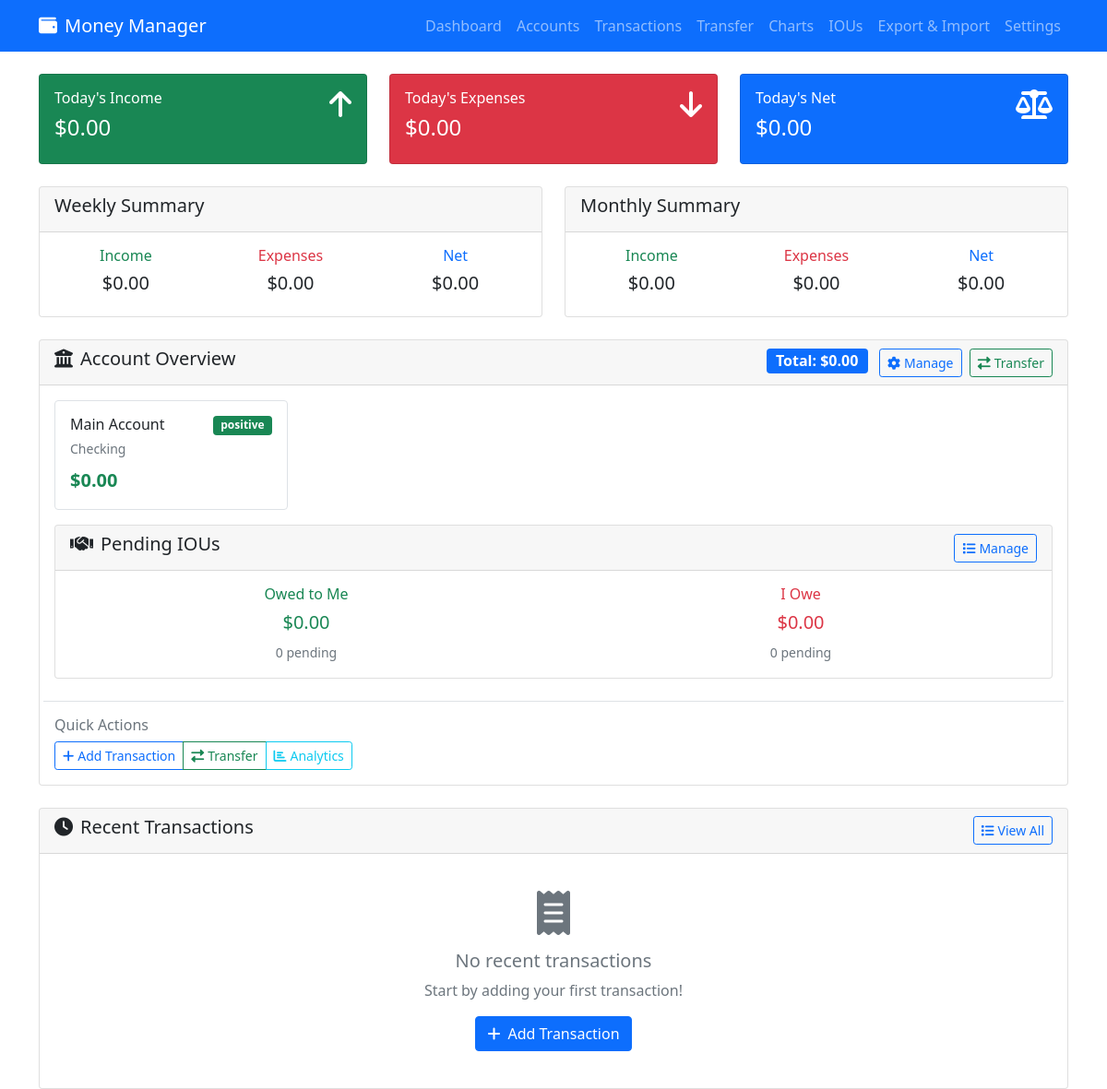
The page / on the database its author committed.
### tables this page shows
CREATE TABLE accounts (
                        id INTEGER PRIMARY KEY AUTOINCREMENT,
                        name TEXT NOT NULL UNIQUE,
                        type TEXT NOT NULL CHECK(type IN ('checking', 'savings', 'credit_card', 'investment', 'cash', 'other')),
                        description TEXT,
                        initial_balance DECIMAL(10, 2) DEFAULT 0.00,
                        current_balance DECIMAL(10, 2) DEFAULT 0.00,
                        is_active BOOLEAN DEFAULT 1,
                        created_date DATE DEFAULT CURRENT_DATE,
                        last_updated TIMESTAMP DEFAULT CURRENT_TIMESTAMP
                    );

### Money_Manager/app.py (the view)
@app.route('/')
def index():
    today_summary = database.get_summary(1)
    week_summary = database.get_summary(7)
    month_summary = database.get_summary(30)
    recent_transactions = database.get_transactions(days=7, limit=10)
    accounts_summary = database.get_account_summary()
    total_balance = 0.0
    try:
        for acc in accounts_summary:
            balance = float(acc.get('current_balance', 0.0))
            total_balance += balance
            app.logger.debug(f"Account {acc.get('name', 'Unknown')}: ${balance:.2f}")
        app.logger.info(f"Total portfolio balance calculated: ${total_balance:.2f}")
    except Exception as e:
        app.logger.error(f"Error calculating total balance: {e}")
        total_balance = 0.0
    try:
        pending_ious = database.get_ious('pending')
        total_owed_to_me = sum(iou['remaining_balance'] for iou in pending_ious if iou['creditor_name'].lower() == 'me')
        total_i_owe = sum(iou['remaining_balance'] for iou in pending_ious if iou['debtor_name'].lower() == 'me')
        pending_ious_summary: dict[str, float | int] = {
            'owed_to_me': total_owed_to_me,
            'i_owe': total_i_owe,
            'count_owed_to_me': len([iou for iou in pending_ious if iou['creditor_name'].lower() == 'me']),
            'count_i_owe': len([iou for iou in pending_ious if iou['debtor_name'].lower() == 'me'])
        }
    except Exception as e:
        app.logger.error(f"Error loading IOU summary: {e}")
        pending_ious_summary = {
            'owed_to_me': 0.0,
            'i_owe': 0.0,
            'count_owed_to_me': 0,
            'count_i_owe': 0
        }
    return render_template('index.html',
                        today=today_summary,
                        week=week_summary,
                        month=month_summary,
                        recent_transactions=recent_transactions,
                        accounts_summary=accounts_summary,
                        total_balance=total_balance,
                        pending_ious_summary=pending_ious_summary)

### Money_Manager/templates/index.html (shortened to what this page needs)
{% extends "base.html" %}
{% block content %}
<div class="row mb-4">
    <div class="col-md-4">
        <div class="card bg-success text-white">
            <div class="card-body">
                <div class="d-flex justify-content-between">
                    <div>
                        <h6 class="card-title">Today's Income</h6>
                        <h4>${{ "%.2f"|format(today.income) }}</h4>
                    </div>
                    <i class="fas fa-arrow-up fa-2x"></i>
                </div>
            </div>
        </div>
    </div>
    <div class="col-md-4">
        <div class="card bg-danger text-white">
            <div class="card-body">
                <div class="d-flex justify-content-between">
                    <div>
                        <h6 class="card-title">Today's Expenses</h6>
                        <h4>${{ "%.2f"|format(today.expense) }}</h4>
                    </div>
                    <i class="fas fa-arrow-down fa-2x"></i>
                </div>
            </div>
        </div>
    </div>
    <div class="col-md-4">
        <div class="card bg-primary text-white">
            <div class="card-body">
                <div class="d-flex justify-content-between">
                    <div>
                        <h6 class="card-title">Today's Net</h6>
                        <h4>${{ "%.2f"|format(today.net) }}</h4>
                    </div>
                    <i class="fas fa-balance-scale fa-2x"></i>
                </div>
            </div>
        </div>
    </div>
</div>
<div class="row mb-4">
    <div class="col-md-6">
        <div class="card">
            <div class="card-header">
                <h5>Weekly Summary</h5>
            </div>
            <div class="card-body">
                <div class="row text-center">
                    <div class="col-4">
                        <h6 class="text-success">Income</h6>
                        <h5>${{ "%.2f"|format(week.income) }}</h5>
                    </div>
                    <div class="col-4">
                        <h6 class="text-danger">Expenses</h6>
                        <h5>${{ "%.2f"|format(week.expense) }}</h5>
                    </div>
                    <div class="col-4">
                        <h6 class="text-primary">Net</h6>
                        <h5>${{ "%.2f"|format(week.net) }}</h5>
                    </div>
                </div>
            </div>
        </div>
    </div>
    <div class="col-md-6">
        <div class="card">
            <div class="card-header">
                <h5>Monthly Summary</h5>
            </div>
            <div class="card-body">
                <div class="row text-center">
                    <div class="col-4">
                        <h6 class="text-success">Income</h6>
                        <h5>${{ "%.2f"|format(month.income) }}</h5>
                    </div>
                    <div class="col-4">
                        <h6 class="text-danger">Expenses</h6>
                        <h5>${{ "%.2f"|format(month.expense) }}</h5>
                    </div>
                    <div class="col-4">
                        <h6 class="text-primary">Net</h6>
                        <h5>${{ "%.2f"|format(month.net) }}</h5>
                    </div>
                </div>
            </div>
        </div>
    </div>
</div>
<div class="row mb-4">
    <div class="col-12">
        <div class="card">
            <div class="card-header d-flex justify-content-between align-items-center">
                <h5><i class="fas fa-university me-2"></i>Account Overview</h5>
                <div>
                    <span class="badge bg-primary fs-6">Total: ${{ "%.2f"|format(total_balance or 0) }}</span>
                    <a href="{{ url_for('accounts') }}" class="btn btn-sm btn-outline-primary ms-2">
                        <i class="fas fa-cog me-1"></i>Manage
                    </a>
                    <a href="{{ url_for('transfer') }}" class="btn btn-sm btn-outline-success ms-1">
                        <i class="fas fa-exchange-alt me-1"></i>Transfer
                    </a>
                </div>
            </div>
            <div class="card-body">
                {% if accounts_summary %}
                <div class="row">
                    {% for account in accounts_summary[:4] %}
                    <div class="col-md-3 col-sm-6 mb-3">
                        <div class="border rounded p-3 h-100">
                            <div class="d-flex justify-content-between align-items-start mb-2">
                                <div>
                                    <h6 class="mb-1">{{ account.name }}</h6>
                                    <small class="text-muted">{{ account.type.replace('_', ' ').title() }}</small>
                                </div>
                                <span class="badge bg-{{ 'success' if account.current_balance >= 0 else 'danger' }} badge-sm">
                                    {{ 'positive' if account.current_balance >= 0 else 'negative' }}
                                </span>
                            </div>
                            <div>
                                <strong class="text-{{ 'success' if account.current_balance >= 0 else 'danger' }} fs-5">
                                    ${{ "%.2f"|format(account.current_balance) }}
                                </strong>
                            </div>
                        </div>
                    </div>
                    {% endfor %}
                </div>
                <div class="row mb-4">
                    <div class="col-12">
                        <div class="card">
                            <div class="card-header d-flex justify-content-between align-items-center">
                                <h5><i class="fas fa-handshake me-2"></i>Pending IOUs</h5>
                                <a href="{{ url_for('ious') }}" class="btn btn-sm btn-outline-primary">
                                    <i class="fas fa-list me-1"></i>Manage
                                </a>
                            </div>
                            <div class="card-body">
                                {% if pending_ious_summary %}
                                <div class="row text-center">
                                    <div class="col-md-6">
                                        <h6 class="text-success">Owed to Me</h6>
                                        <h5 class="text-success">${{ "%.2f"|format(pending_ious_summary.owed_to_me) }}</h5>
                                        <small class="text-muted">{{ pending_ious_summary.count_owed_to_me }} pending</small>
                                    </div>
                                    <div class="col-md-6">
                                        <h6 class="text-danger">I Owe</h6>
                                        <h5 class="text-danger">${{ "%.2f"|format(pending_ious_summary.i_owe) }}</h5>
                                        <small class="text-muted">{{ pending_ious_summary.count_i_owe }} pending</small>
                                    </div>
                                </div>
                                {% else %}
                                <div class="text-center py-2">
                                    <small class="text-muted">No pending IOUs</small>
                                </div>
                                {% endif %}
                            </div>
                        </div>
                    </div>
                </div>
                <div class="row mt-3 pt-3 border-top">
                    <div class="col-12">
                        <h6 class="text-muted mb-2">Quick Actions</h6>
                        <div class="btn-group" role="group">
                            <button class="btn btn-sm btn-outline-primary" data-bs-toggle="modal" data-bs-target="#quickAddTransactionModal">
                                <i class="fas fa-plus me-1"></i>Add Transaction
                            </button>
                            <a href="{{ url_for('transfer') }}" class="btn btn-sm btn-outline-success">
                                <i class="fas fa-exchange-alt me-1"></i>Transfer
                            </a>
                            <a href="{{ url_for('charts') }}" class="btn btn-sm btn-outline-info">
                                <i class="fas fa-chart-bar me-1"></i>Analytics
                            </a>
                        </div>
                    </div>
                </div>
                {% endif %}
            </div>
        </div>
    </div>
</div>
<div class="row">
    <div class="col-12">
        <div class="card">
            <div class="card-header d-flex justify-content-between align-items-center">
                <h5><i class="fas fa-clock me-2"></i>Recent Transactions</h5>
                <a href="{{ url_for('transactions') }}" class="btn btn-sm btn-outline-primary">
                    <i class="fas fa-list me-1"></i>View All
                </a>
            </div>
            <div class="card-body">
                {% if recent_transactions %}
                    <div class="table-responsive">
                        <table class="table table-sm table-hover">
                            <thead>
                                <tr>
                                    <th>Date</th>
                                    <th>Description</th>
                                    <th>Account</th>
                                    <th>Category</th>
                                    <th class="text-end">Amount</th>
                                </tr>
                            </thead>
                            <tbody>
                                {% for transaction in recent_transactions[:8] %}
                                <tr>
                                    <td>
                                        <small>{{ transaction.date }}</small>
                                    </td>
                                    <td>
                                        <div>{{ transaction.description or '-' }}</div>
                                        <span class="badge bg-{{ 'success' if transaction.type == 'income' else 'danger' }} badge-sm">
                                            <i class="fas fa-{{ 'arrow-up' if transaction.type == 'income' else 'arrow-down' }} me-1"></i>
                                            {{ transaction.type.title() }}
                                        </span>
                                    </td>
                                    <td>
                                        <small class="text-muted">{{ transaction.account_name or 'Unknown' }}</small>
                                    </td>
                                    <td>
                                        <span class="badge bg-secondary">{{ transaction.category }}</span>
                                    </td>
                                    <td class="text-end">
                                        <strong class="text-{{ 'success' if transaction.type == 'income' else 'danger' }}">
                                            {{ '+' if transaction.type == 'income' else '-' }}${{ "%.2f"|format(transaction.amount) }}
                                        </strong>
                                    </td>
                                </tr>
                                {% endfor %}
                            </tbody>
                        </table>
                    </div>
                    {% if recent_transactions|length > 8 %}
                    <div class="text-center mt-3">
                        <a href="{{ url_for('transactions') }}" class="btn btn-outline-primary btn-sm">
                            View {{ recent_transactions|length - 8 }} more transaction{{ 's' if recent_transactions|length - 8 != 1 else '' }}
                        </a>
                    </div>
                    {% endif %}
                {% else %}
                    <div class="text-center py-4">
                        <i class="fas fa-receipt fa-3x text-muted mb-3"></i>
                        <h5 class="text-muted">No recent transactions</h5>
                        <p class="text-muted">Start by adding your first transaction!</p>
                        <button class="btn btn-primary" data-bs-toggle="modal" data-bs-target="#quickAddTransactionModal">
                            <i class="fas fa-plus me-2"></i>Add Transaction
                        </button>
                    </div>
                {% endif %}
            </div>
        </div>
    </div>
</div>
{% endblock %}

### rows shown on the page
accounts: name "Main Account", type.replace "Checking", current_balance "positive", current_balance "0.00"

### other values the page prints
{{ "%.2f"|format(today.income) }} "0.00"
{{ "%.2f"|format(today.expense) }} "0.00"
{{ "%.2f"|format(today.net) }} "0.00"
{{ "%.2f"|format(week.income) }} "0.00"
{{ "%.2f"|format(week.expense) }} "0.00"
{{ "%.2f"|format(week.net) }} "0.00"
{{ "%.2f"|format(month.income) }} "0.00"
{{ "%.2f"|format(month.expense) }} "0.00"
{{ "%.2f"|format(month.net) }} "0.00"
{{ "%.2f"|format(total_balance or 0) }} "0.00"
{{ "%.2f"|format(pending_ious_summary.owed_to_me) }} "0.00"
{{ pending_ious_summary.count_owed_to_me }} "0"
{{ "%.2f"|format(pending_ious_summary.i_owe) }} "0.00"
{{ pending_ious_summary.count_i_owe }} "0"
